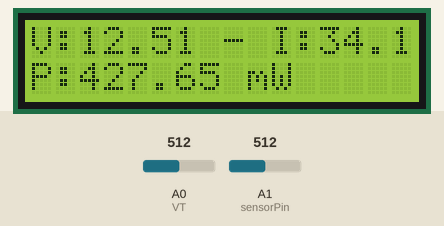
Recording of a sketch running on a simulated Arduino Uno, built with avr-gcc and run on an emulated ATmega328P. Parts: 16×2 character LCD. The inputs (shaded band) are chosen by the test bench; at power-on: A0 (VT) = 512, A1 (sensorPin) = 512. What the sketch prints to the serial monitor is not drawn.

Above: at 1.2 s.
1.3 s: A0 (VT) set to 716
At 2.3 s:
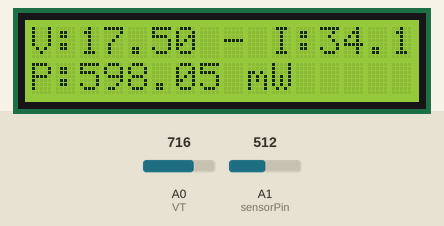
2.8 s: A1 (sensorPin) set to 716
At 4.0 s:
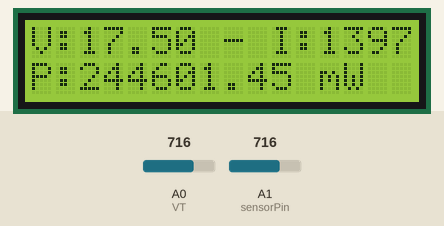
4.3 s: A0 (VT) set to 900
At 5.6 s:
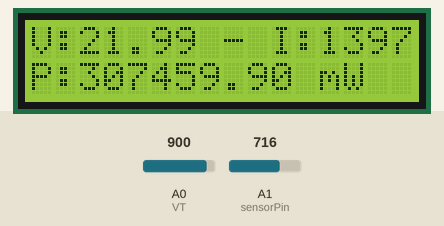
5.9 s: A1 (sensorPin) set to 900
At 6.5 s:
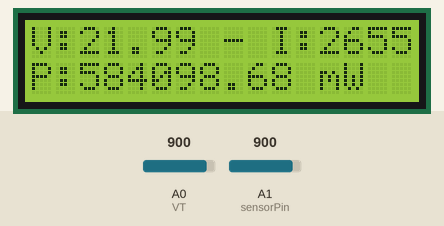
7.4 s: A0 (VT) set to 1023
At 8.5 s:
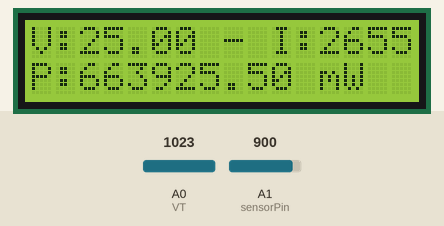
9.0 s: A1 (sensorPin) set to 1023
At 10.4 s:
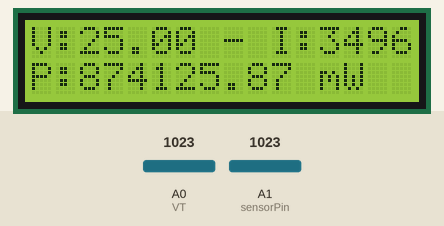
Timing chart, 0 to 11.5 s (numbered marks = the images above; inputs shaded):
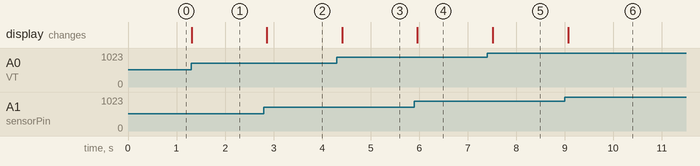

The sketch:

ACS712_and_Voltage_divider.ino
```cpp
#include <LiquidCrystal.h>
#define VT                        A0      // Pin connected to Voltage divider to sense the voltage above 5v
#define sensorPin                 A1      // Pin connected to ACS712 output
const float Vref                = 5.0;    // Reference voltage of Arduino (5V)
const int ADC_Resolution        = 1023;   // 10-bit ADC resolution
const float sensitivity         = 0.0715; // Sensitivity of ACS712 (e.g., 0.066 V/A for 30A module) I might change it for calibration
const float zeroCurrentVoltage  = 2.5;    // Output voltage at 0A current (for ACS712)

LiquidCrystal lcd(12, 11, 5, 4, 3, 2);

void setup()
{
  Serial.begin(9600);
  pinMode(VT,INPUT);
  pinMode(sensorPin,INPUT);
  // set up the LCD's number of columns and rows:
  lcd.begin(16, 2);
}

void loop()
{
  int VTreadings = analogRead(VT);
  float Voltage = VTreadings * (5.0/1023.0) * 5;
  float Current = Current_Measures()*1000;

  Serial.print("Voltage: ");
  Serial.print(Voltage);
  Serial.print(" V");
  Serial.print(" - Current: ");
  Serial.print(Current, 3);
  Serial.print(" mA");
  Serial.print(" - Power: ");
  Serial.print(Current * Voltage, 3);
  Serial.println(" mW");

  lcd.clear();
  lcd.setCursor(0, 0);
  lcd.print("V:");
  lcd.print(Voltage);
  lcd.print(" - I:");
  lcd.print(Current);
  lcd.setCursor(0, 1);
  lcd.print("P:");
  lcd.print(Current * Voltage);
  lcd.print(" mW");
  delay(300);
}

float Current_Measures()
{
  // Read the analog value
  int adcValue = analogRead(sensorPin);

  // Convert ADC value to voltage
  float voltage = adcValue * (Vref / ADC_Resolution);

  // Calculate the current
  float current = (voltage - zeroCurrentVoltage) / sensitivity;

  return current;
}
```

Measured:
- after the input at 1.3 s, the display: changes at once (image 1)
- after the input at 2.8 s, the display: changes after 0.06 s (image 2)
- after the input at 4.3 s, the display: changes after 0.11 s (image 3)
- after the input at 5.9 s, the display: changes after 0.06 s (image 4)
- after the input at 7.4 s, the display: changes after 0.12 s (image 5)
- after the input at 9.0 s, the display: changes after 0.07 s (image 6)
